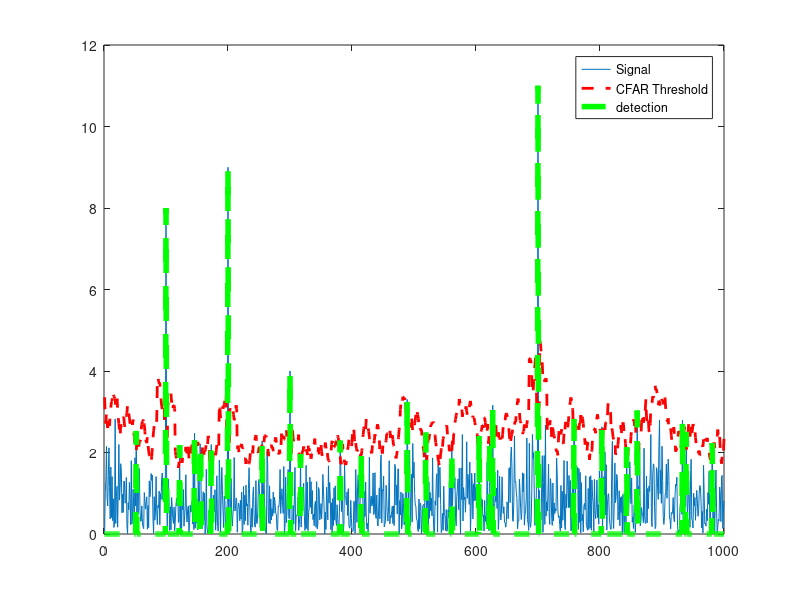

Here is the MATLAB script that generated this plot:
% Implement 1D CFAR using lagging cells on the given noise and target scenario.

%% Generation
% Close and delete all currently open figures
close all;

% Data_points
Ns = 1000;

% Generate random noise
s=abs(randn(Ns,1));

%Targets location. Assigning bin 100, 200, 300 and 700 as Targets with the amplitudes of 8, 9, 4, 11.
s([100 ,200, 300, 700])=[8 9 4 11];

%plot the output

%% Apply CFAR to detect the targets by filtering the noise.

% 1. Define the following:
% 1a. Training Cells (half-amplitude t)
% 1b. Guard Cells (half-amplitude g)
T = 12; 
G = 2;

% Offset : Adding room above noise threshold for desired SNR 
offset = 3;

% Vector to hold threshold values 
threshold_cfar = zeros(Ns,1);

%Vector to hold final signal after thresholding
signal_cfar = zeros(Ns,1);

% 2. Slide window across the signal length
for i = 1:Ns   

    % 2. - 5. Determine the noise threshold by measuring it within the training cells
    ist = max(1, i - (G + T));                  % window starting point: must be greater than initial position
    iend = min(Ns, i + (G + T));                % window ending point: must be smaller than final position
    ids = [ist:(i-G-1) (i+G+1):iend];           % indices to use for noise calculation
    threshold_cfar(i) =  offset * mean(s(ids)); % compute mean then use offset for SNR
    
    % 6. Measuring the signal within the CUT
    % 8. Filter the signal above the threshold
    if (s(i) > threshold_cfar(i))
        signal_cfar(i) = s(i);
    else
        signal_cfar(i) = 0;
    end
end


% plot the filtered signal
% plot (signal_cfar,'g--');

% plot original sig, threshold and filtered signal within the same figure.
figure,plot(s);
hold on,plot(threshold_cfar,'r--','LineWidth',2)
hold on, plot(signal_cfar,'g--','LineWidth',4);
legend('Signal','CFAR Threshold','detection')